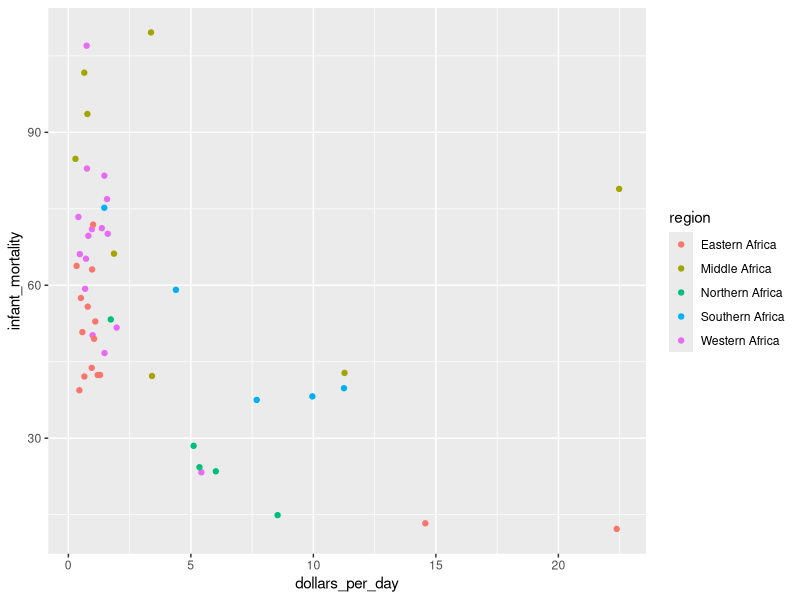

Write R code to recreate this figure.
library(dplyr)
library(ggplot2)
library(dslabs)
data(gapminder)

## Create the mutated dataset.
gapminder_Africa_2010 <- gapminder %>%
  filter(year == 2010 & continent == "Africa" & !is.na(gdp)) %>%
  mutate(dollars_per_day = gdp/population/365)

# now make the scatter plot
gapminder_Africa_2010 %>%
  ggplot(aes(x = dollars_per_day, y = infant_mortality, color = region)) +
  geom_point()
